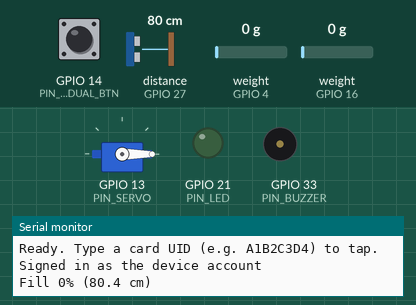
The sketch below on a simulated ESP32. Shown: servo, output pins drawn as LEDs (lit = HIGH), buzzer (waves = sounding, pin HIGH), the last lines printed to the serial monitor. Wiring (from diagram.json): ultrasonic range finder: trigger GPIO 26; echo GPIO 27. Wiring (inferred from the names in the program): IR receiver: data GPIO 32. The inputs (shaded band) are chosen by the test bench; at power-on: GPIO 14 (PIN_RESIDUAL_BTN) HIGH, distance to the obstacle (sensor on GPIO 27) 80 cm, weight on the scale (sensors on GPIO 4, GPIO 16) 0 g. The echo pulse lasts 58.3 µs per cm; WiFi joins after 1.5 s; servers stay silent unless stated; uploads are accepted with an empty reply; pins used as bus, display or sensor lines are not drawn.

Above: at 5.1 s.
5.2 s: GPIO 14 (PIN_RESIDUAL_BTN) pulled LOW for 0.15 s
At 6.0 s:
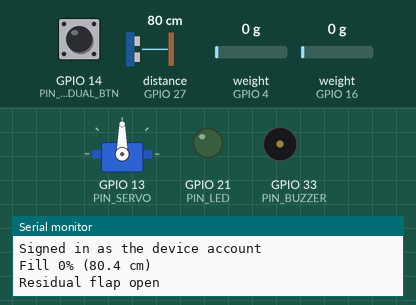
10.9 s: distance to the obstacle (sensor on GPIO 27) set to 11 cm
13.2 s: distance to the obstacle (sensor on GPIO 27) set to 8 cm
At 14.2 s:
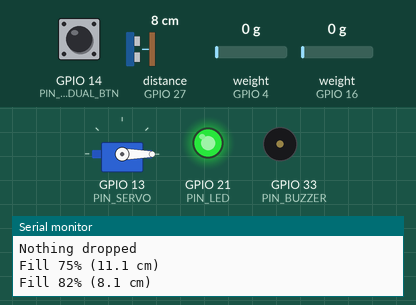
15.2 s: GPIO 14 (PIN_RESIDUAL_BTN) pulled LOW for 1 s
At 16.0 s:
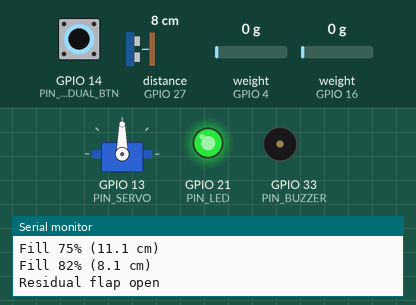
Timing chart, 0 to 21.7 s (numbered marks = the images above; inputs shaded):
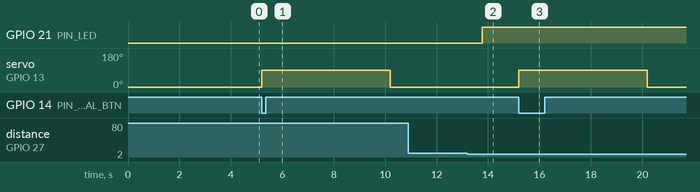

Measured:
- the behaviour switches between 10 and 9 cm on distance to the obstacle (sensor on GPIO 27) (found by bisection; images 1 and 2)
- after the input at 5.2 s, servo on GPIO 13 (PIN_SERVO): 0° → 90° at once, → 0° 5.0 s later
- after the input at 13.2 s, GPIO 21 (PIN_LED): LOW → HIGH after 0.58 s
- after the input at 15.2 s, servo on GPIO 13 (PIN_SERVO): 0° → 90° at once, → 0° 5.0 s later

The sketch:

taptapon_bin.ino
```cpp
// TapTapon WasteWise Bin: ESP32 firmware.
// Pins follow CLAUDE.md §2; every write follows the data contract in §3.
// The bin only RECORDS what happened (fill readings, deposits). It never awards points; the service does.
#include <WiFi.h>
#include <WiFiClientSecure.h>
#include <HTTPClient.h>
#include <ESP32Servo.h>
#include <HX711.h>
#include "config.h"
#if !FAKE_RFID
#include <SPI.h>
#include <MFRC522.h>
#endif

// ---- Pins (CLAUDE.md §2) ----
const int PIN_TRIG = 26, PIN_ECHO = 27;        // HC-SR04 (ECHO through the 1k/2k divider)
const int PIN_SERVO = 13;                      // residual flap
const int PIN_IR = 32;                         // break-beam receiver: LOW = beam broken
const int PIN_HX1_DT = 16, PIN_HX1_SCK = 17;   // load cell #1: recyclables (PET)
const int PIN_HX2_DT = 4, PIN_HX2_SCK = 25;    // load cell #2: residual
const int PIN_LED = 21, PIN_BUZZER = 33;
const int PIN_RESIDUAL_BTN = 14;               // press to open the residual flap
const int PIN_RC522_SS = 5, PIN_RC522_RST = 22;

// ---- Timing ----
const unsigned long MEASURE_EVERY_MS = 2000;
const unsigned long HEARTBEAT_MS = 30000;          // dashboard shows OFFLINE after 2 min of silence
const unsigned long DEPOSIT_SETTLE_MS = 1500;      // weigh only after the last bottle has dropped
const unsigned long TAP_VALID_MS = 30000;          // a tap counts for deposits in the next 30 s
const unsigned long FLAP_OPEN_MS = 5000;
const unsigned long TOKEN_LIFETIME_MS = 50UL * 60 * 1000;  // Firebase ID tokens last 60 min; renew at 50

// Read from /config at boot, so admins can change them without reflashing.
float binDepthCm = 45, fullThreshold = 80, minDepositGrams = 10;

HX711 scalePet, scaleResidual;
Servo flap;
#if !FAKE_RFID
MFRC522 rfid(PIN_RC522_SS, PIN_RC522_RST);
#endif

String idToken;
unsigned long tokenAt = 0;
String tappedUid;
unsigned long tappedAt = 0;
int pendingBottles = 0;
unsigned long lastBeamAt = 0;
bool beamWasBroken = false;
float petBaseline = 0, residualBaseline = 0;
unsigned long lastMeasureAt = 0, lastReportAt = 0;
int lastReportedFill = -100;
bool binFull = false;

// ---------------------------------------------------------------- HTTP + Firebase REST

// ponytail: setInsecure() skips TLS certificate checks. OK for the prototype;
// pin Google's root CA with client.setCACert() before a real deployment.
int request(const char* method, const String& url, const String& body, String& response) {
  int code = 0;
  for (int attempt = 0; attempt < 2; attempt++) {  // one retry: Wi-Fi hiccups are common
    WiFiClientSecure client;
    client.setInsecure();
    HTTPClient http;
    http.begin(client, url);
    http.addHeader("Content-Type", "application/json");
    code = http.sendRequest(method, body);
    response = code > 0 ? http.getString() : http.errorToString(code);
    http.end();
    if (code > 0) break;  // negative = connection error; HTTP errors (4xx/5xx) aren't retried
    delay(500);
  }
  return code;
}

// Tiny readers for the few flat JSON replies we need, so no JSON library is required.
String jsonString(const String& json, const char* key) {
  int i = json.indexOf(String("\"") + key + "\"");
  if (i < 0) return "";
  i = json.indexOf('"', json.indexOf(':', i) + 1);
  return i < 0 ? "" : json.substring(i + 1, json.indexOf('"', i + 1));
}
float jsonNumber(const String& json, const char* key, float fallback) {
  int i = json.indexOf(String("\"") + key + "\"");
  return i < 0 ? fallback : json.substring(json.indexOf(':', i) + 1).toFloat();
}

// Signs in as the device account (same as the simulator) to get a token the security rules accept.
bool signIn() {
  String body = String("{\"email\":\"") + DEVICE_EMAIL + "\",\"password\":\"" + DEVICE_PASSWORD +
                "\",\"returnSecureToken\":true}";
  String res;
  int code = request("POST", String("https://identitytoolkit.googleapis.com/v1/accounts:signInWithPassword?key=") +
                     FIREBASE_API_KEY, body, res);
  if (code != 200) {
    // Negative codes are network failures (couldn't reach Google); 400 means wrong email/password.
    if (code < 0) Serial.printf("Sign-in failed: network error (%s). Retrying in 10 s\n", res.c_str());
    else Serial.printf("Sign-in failed (HTTP %d). Check DEVICE_EMAIL / DEVICE_PASSWORD in config.h\n", code);
    return false;
  }
  idToken = jsonString(res, "idToken");
  tokenAt = millis();
  Serial.println("Signed in as the device account");
  return true;
}

// Database URL for a path, with a fresh token. Never print it: it contains the token.
String dbUrl(const String& path) {
  static unsigned long lastAttemptAt = 0;
  bool needToken = idToken.isEmpty() || millis() - tokenAt > TOKEN_LIFETIME_MS;
  // Retry at most every 10 s, so a network outage doesn't block the bin on sign-in attempts.
  if (needToken && (lastAttemptAt == 0 || millis() - lastAttemptAt > 10000)) {
    lastAttemptAt = millis();
    signIn();
  }
  return String(FIREBASE_DB_URL) + path + ".json?auth=" + idToken;
}

void loadConfig() {
  String res;
  if (request("GET", String(FIREBASE_DB_URL) + "/config.json", "", res) != 200) {
    Serial.println("Couldn't read /config, using defaults");
    return;
  }
  binDepthCm = jsonNumber(res, "binDepthCm", binDepthCm);
  fullThreshold = jsonNumber(res, "fullThresholdPercent", fullThreshold);
  minDepositGrams = jsonNumber(res, "minDepositGrams", minDepositGrams);
  Serial.printf("Config: depth %.0f cm, full at %.0f%%, min deposit %.0f g\n", binDepthCm, fullThreshold, minDepositGrams);
}

// ---------------------------------------------------------------- Feedback (LED + buzzer)

// Square wave by hand, so the buzzer never fights the servo for the ESP32's PWM timers.
void beep(int ms, int hz = 2000) {
  long halfUs = 500000L / hz;
  for (long t = 0; t < ms * 1000L; t += halfUs * 2) {
    digitalWrite(PIN_BUZZER, HIGH); delayMicroseconds(halfUs);
    digitalWrite(PIN_BUZZER, LOW);  delayMicroseconds(halfUs);
  }
}
void showFullLed() { digitalWrite(PIN_LED, binFull ? HIGH : LOW); }  // solid LED = bin full
void celebrate() {                                                   // fast blinks = points earned
  for (int i = 0; i < 3; i++) { digitalWrite(PIN_LED, HIGH); beep(70, 2600); digitalWrite(PIN_LED, LOW); delay(70); }
  showFullLed();
}
void grumble() { beep(150, 400); delay(80); beep(150, 400); }

// ---------------------------------------------------------------- Fill level

float readDistanceCm() {
  float r[5];
  for (int i = 0; i < 5; i++) {
    digitalWrite(PIN_TRIG, LOW);  delayMicroseconds(2);
    digitalWrite(PIN_TRIG, HIGH); delayMicroseconds(10);
    digitalWrite(PIN_TRIG, LOW);
    unsigned long us = pulseIn(PIN_ECHO, HIGH, 30000);  // 30 ms timeout ≈ 5 m
    r[i] = us ? us / 58.0 : binDepthCm;                 // no echo = nothing in range = empty
    delay(15);
  }
  // Median of 5: one stray echo can't make the bin look full.
  for (int i = 1; i < 5; i++) for (int j = i; j > 0 && r[j - 1] > r[j]; j--) { float t = r[j]; r[j] = r[j - 1]; r[j - 1] = t; }
  return r[2];
}

void measureFill() {
  float d = readDistanceCm();
  int fill = constrain((int)round((binDepthCm - d) / binDepthCm * 100), 0, 100);  // CLAUDE.md §3 formula
  binFull = fill >= fullThreshold;
  showFullLed();

  // Report on the heartbeat, or right away when the level really changed.
  if (millis() - lastReportAt < HEARTBEAT_MS && abs(fill - lastReportedFill) < 2) return;
  String body = String("{\"fillPercent\":") + fill + ",\"distanceCm\":" + String(max(0.0f, d), 1) +
                ",\"lastSeen\":{\".sv\":\"timestamp\"}}";
  String res;
  int code = request("PATCH", dbUrl("/bins/" BIN_ID), body, res);
  if (code == 200) {
    if (fill != lastReportedFill) Serial.printf("Fill %d%% (%.1f cm)\n", fill, d);
    lastReportedFill = fill;
    lastReportAt = millis();
  } else {
    Serial.printf("Fill report failed (HTTP %d): %s\n", code, res.c_str());
  }
}

// ---------------------------------------------------------------- Deposits

// Asks the database what the service decided, so the student gets feedback at the bin.
// ponytail: blocks up to 6 s; bottles dropped during that wait are counted afterwards.
void showVerdict(const String& key) {
  for (int i = 0; i < 6; i++) {
    delay(1000);
    String res;
    if (request("GET", dbUrl(String("/deposits/") + key + "/reason"), "", res) != 200 || res == "null") continue;
    res.replace("\"", "");
    Serial.printf("  service: %s\n", res.c_str());
    if (res == "ok") celebrate(); else grumble();
    return;
  }
  Serial.println("  service didn't answer (is it running?)");
}

// Returns false if the deposit didn't reach Firebase, so the caller can keep it and retry.
bool sendDeposit(const char* type, int count, float grams) {
  bool tapped = tappedUid.length() && millis() - tappedAt < TAP_VALID_MS;
  String body = String("{\"binId\":\"" BIN_ID "\",\"type\":\"") + type + "\",\"count\":" + min(count, 10) +
                ",\"weightGrams\":" + (int)round(max(0.0f, grams)) + ",\"timestamp\":{\".sv\":\"timestamp\"}";
  if (tapped) body += ",\"tagUid\":\"" + tappedUid + "\"";
  body += "}";

  String res;
  int code = request("POST", dbUrl("/deposits"), body, res);
  if (code != 200) {
    Serial.printf("Deposit failed (HTTP %d): %s. Will retry.\n", code, res.c_str());
    grumble();
    return false;
  }
  String key = jsonString(res, "name");
  Serial.printf("Deposit %s: %s x%d, %.0f g, tag %s\n", key.c_str(), type, count, grams, tapped ? tappedUid.c_str() : "none");
  if (tapped) showVerdict(key);  // no tap = no points to celebrate
  return true;
}

// Counts bottles through the IR beam, then weighs them once they've all dropped.
void checkBottles() {
  bool broken = digitalRead(PIN_IR) == LOW;
  if (broken && !beamWasBroken && millis() - lastBeamAt > 150) {  // 150 ms debounce
    pendingBottles++;
    lastBeamAt = millis();
    beep(30, 3000);
    Serial.printf("Bottle counted (%d)\n", pendingBottles);
  }
  beamWasBroken = broken;

  if (pendingBottles > 0 && !broken && millis() - lastBeamAt > DEPOSIT_SETTLE_MS) {
    float now = scalePet.get_units(5);
    // Only move the baseline once the deposit is saved; otherwise its weight would be lost.
    if (sendDeposit("pet", pendingBottles, now - petBaseline)) {
      petBaseline = now;
      pendingBottles = 0;
    } else {
      lastBeamAt = millis();  // try again after another settle period
    }
  }
}

void checkResidualButton() {
  if (digitalRead(PIN_RESIDUAL_BTN) != LOW) return;
  Serial.println("Residual flap open");
  flap.write(90);
  delay(FLAP_OPEN_MS);
  flap.write(0);
  delay(1000);  // let the load cell settle
  float now = scaleResidual.get_units(5);
  float added = now - residualBaseline;
  if (added < 2) { Serial.println("Nothing dropped"); return; }  // ignore scale noise
  if (sendDeposit("residual", 0, added)) residualBaseline = now;  // on failure, the weight joins the next residual deposit
}

// ---------------------------------------------------------------- Card tap

void checkTap() {
  String uid;
#if FAKE_RFID
  // Wokwi has no RC522: type a UID like A1B2C3D4 in the Serial Monitor and press Enter.
  if (!Serial.available()) return;
  uid = Serial.readStringUntil('\n');
#else
  if (!rfid.PICC_IsNewCardPresent() || !rfid.PICC_ReadCardSerial()) return;
  for (byte i = 0; i < rfid.uid.size; i++) {
    if (rfid.uid.uidByte[i] < 0x10) uid += "0";
    uid += String(rfid.uid.uidByte[i], HEX);
  }
  rfid.PICC_HaltA();
#endif
  uid.trim();
  // Keep only hex digits, so "a1 b2:c3 d4" (or a pasted `A1B2C3D4`) becomes A1B2C3D4,
  // then accept only real MIFARE UID lengths: 4 bytes (8 chars) or 7 bytes (14 chars).
  String clean;
  for (unsigned int i = 0; i < uid.length(); i++) if (isxdigit(uid[i])) clean += (char)toupper(uid[i]);
  if (clean.length() != 8 && clean.length() != 14) {
    if (uid.length()) Serial.printf("Not a card UID: %s (type 8 or 14 hex characters, e.g. A1B2C3D4)\n", uid.c_str());
    return;
  }
  uid = clean;
  tappedUid = uid;
  tappedAt = millis();
  Serial.printf("Card tapped: %s (register unknown cards on the admin page)\n", uid.c_str());
  beep(80, 1800);
}

// ---------------------------------------------------------------- Setup / loop

void setup() {
  Serial.begin(115200);
  Serial.setTimeout(50);
  pinMode(PIN_TRIG, OUTPUT);
  pinMode(PIN_ECHO, INPUT);
  pinMode(PIN_IR, INPUT_PULLUP);
  pinMode(PIN_RESIDUAL_BTN, INPUT_PULLUP);
  pinMode(PIN_LED, OUTPUT);
  pinMode(PIN_BUZZER, OUTPUT);

  flap.setPeriodHertz(50);
  flap.attach(PIN_SERVO, 500, 2400);
  flap.write(0);

  // Both bins must be empty at power-on: tare() makes the current weight zero.
  scalePet.begin(PIN_HX1_DT, PIN_HX1_SCK);
  scalePet.set_scale(PET_CALIBRATION);
  scalePet.tare();
  scaleResidual.begin(PIN_HX2_DT, PIN_HX2_SCK);
  scaleResidual.set_scale(RESIDUAL_CALIBRATION);
  scaleResidual.tare();

#if !FAKE_RFID
  SPI.begin();
  rfid.PCD_Init();
#endif

  Serial.printf("Connecting to %s", WIFI_SSID);
  WiFi.begin(WIFI_SSID, WIFI_PASSWORD, WIFI_CHANNEL);
  while (WiFi.status() != WL_CONNECTED) { delay(250); Serial.print("."); }
  Serial.println(" connected");

  loadConfig();
  signIn();
  Serial.println(FAKE_RFID ? "Ready. Type a card UID (e.g. A1B2C3D4) to tap." : "Ready. Tap a card.");
}

void loop() {
  if (WiFi.status() != WL_CONNECTED) WiFi.reconnect();  // events are skipped while offline
  checkTap();
  checkBottles();
  checkResidualButton();
  if (millis() - lastMeasureAt > MEASURE_EVERY_MS) {
    lastMeasureAt = millis();
    measureFill();
    // Print the PET scale when it changes, to check the load cell and its calibration.
    static float lastShownGrams = 0;
    float grams = scalePet.get_units(1) - petBaseline;
    if (fabs(grams - lastShownGrams) >= 2) {
      Serial.printf("PET scale: %+.0f g since last deposit\n", grams);
      lastShownGrams = grams;
    }
  }
}
```

config.example.h
```cpp
// Copy this file to config.h and fill it in. config.h is git-ignored: never commit it.
#pragma once

// Wi-Fi. In Wokwi use "Wokwi-GUEST", no password, channel 6. On real hardware use channel 0 (auto).
#define WIFI_SSID "Wokwi-GUEST"
#define WIFI_PASSWORD ""
#define WIFI_CHANNEL 6

// Firebase: same public values as dashboard/js/firebase-config.js.
#define FIREBASE_API_KEY "AIzaSyAqyVsTLL5wjkgMb4FPrQoZE2EoxO6Xk7k"
#define FIREBASE_DB_URL "https://taptapon-default-rtdb.asia-southeast1.firebasedatabase.app"

// The bin's own login: the "device" account from README step 6. This one IS secret.
#define DEVICE_EMAIL "device@taptapon.test"
#define DEVICE_PASSWORD "PUT-THE-DEVICE-PASSWORD-HERE"

// Which bin this ESP32 is (must already exist under /bins).
#define BIN_ID "bin-01"

// 1 = no RC522: type a card UID in the Serial Monitor to "tap" (for Wokwi). 0 = real RC522 reader.
#define FAKE_RFID 1

// HX711 raw units per gram. Wokwi's 5 kg cell reads 0..2100 raw for 0..5000 g, so 2100 / 5000 = 0.42.
// For a real load cell: put a known weight on it, read the raw value, and divide by the grams.
#define PET_CALIBRATION 0.42
#define RESIDUAL_CALIBRATION 0.42
```
